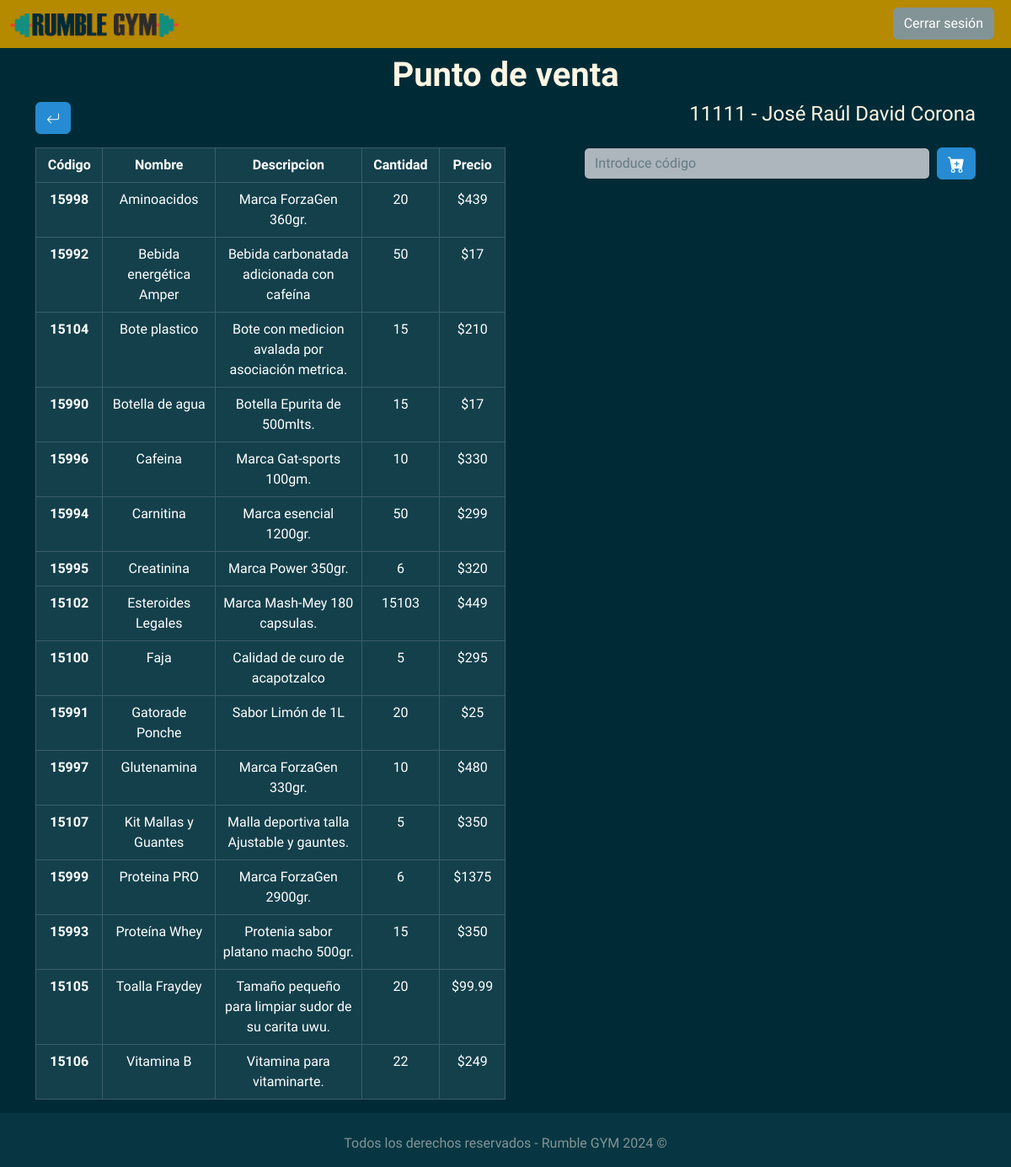
Screenshot of /index.php?c=venta (signed in) with the database file from the repository.
### tables this page shows
CREATE TABLE `productos` (
  `id_producto` int(11) NOT NULL,
  `nombre` varchar(45) NOT NULL,
  `descripcion` varchar(200) NOT NULL,
  `cantidad` int(11) NOT NULL,
  `precio` float NOT NULL
);

### controllers/Venta.php (called while the page is built, shortened)
<?php
class VentaController{
  private $productoModel;
  public function __construct(){
    require_once('models/M_producto.php');
    $this->productoModel = new ProductoModel();
  }
  public function index(){
    $empleado = $_SESSION['usuario'];
    if($_SESSION['productos'] == null){
      $_SESSION['productos'] = $this->productoModel->getAll();
    }
    require_once('views/venta/V_puntoDeVenta.php');
  }
}
?>

### models/M_producto.php (called while the page is built, shortened)
<?php
class ProductoModel{
  private $db;
  private $lista;
  public function __construct(){
    $this->db = Conectar::conexion();
    $this->lista = array();
  }
  public function getAll(){
    $query = $this->db->query("SELECT * FROM productos ORDER BY nombre ASC");
    while($row = $query->fetch_assoc()) {
      $this->lista[] = $row;
    }
    return $this->lista;
  }
}
?>

### config/db/db.php (called while the page is built)
<?php
class Conectar{
  public static function conexion(){
    $host = "localhost";
    $user = "root";
    $pass = "";
    $db = "rumble_gym";
    $conexion = new mysqli($host, $user, $pass, $db);
    $conexion->query("SET NAMES 'utf8'");
    return $conexion;
  }
}
?>

### views/venta/V_puntoDeVenta.php (the view, shortened to what this page needs)
<?php
require_once 'includes/header.php';
require_once 'includes/navLogueado.php';
?>
<main>
  <div class="container">
    <h1 class="text-light text-center mt-2"><strong>Punto de venta</strong></h1>
    <div class="d-flex justify-content-between mb-3">
      <a href="index.php" class="btn btn-info">
      </a>
      <h4 class="text-light"><?php echo $empleado['id_empleado'] . ' - ' . $empleado['nombre'] . ' ' . $empleado['apellido_p'] . ' ' . $empleado['apellido_m']; ?></h4>
    </div>
    <div class="d-flex justify-content-between">
      <div class="col-6 me-2">
        <table class="table table-dark table-striped table-bordered table-hover text-center">
          <thead>
            <tr>
              <th scope="col" class="col-1">Código</th>
              <th scope="col" class="col-2">Nombre</th>
              <th scope="col" class="col-3">Descripcion</th>
              <th scope="col" class="col-1">Cantidad</th>
              <th scope="col" class="col-1">Precio</th>
            </tr>
          </thead>
          <tbody>
            <?php foreach ($_SESSION['productos'] as $producto) : ?>
              <tr class="table-default">
                <th scope="row"><?php echo $producto['id_producto']; ?></th>
                <td><?php echo $producto['nombre']; ?></td>
                <td><?php echo $producto['descripcion']; ?></td>
                <td><?php echo $producto['cantidad']; ?></td>
                <td><?php echo '$' . $producto['precio']; ?></td>
              </tr>
            <?php endforeach; ?>
          </tbody>
        </table>
      </div>
      <div class="col-5">
        <form action="#" method="POST" class="d-flex">
          <input class="form-control me-sm-2" type="text" placeholder="Introduce código" id="codigo" name="codigo" autocomplete="off">
          <button class="btn btn-info my-2 my-sm-0" type="submit"></button>
        </form>
      </div>
    </div>
  </div>
</main>
<?php require_once 'includes/footer.php' ?>

### src/css/styles.css (style rules this page uses)
html { box-sizing: border-box; }
*, *:before, *:after { box-sizing: inherit; }
body { position: relative; padding-bottom: 4em; min-height: 100vh; }
a { text-decoration: none; }

### rows the page displays
productos: id_producto "15998", nombre "Aminoacidos", descripcion "Marca ForzaGen 360gr.", cantidad "20", precio "439"
productos: id_producto "15992", nombre "Bebida energética Amper", descripcion "Bebida carbonatada adicionada con cafeína", cantidad "50", precio "17"
productos: id_producto "15104", nombre "Bote plastico", descripcion "Bote con medicion avalada por asociación metrica.", cantidad "15", precio "210"
productos: id_producto "15990", nombre "Botella de agua", descripcion "Botella Epurita de 500mlts.", cantidad "15", precio "17"
productos: id_producto "15996", nombre "Cafeina", descripcion "Marca Gat-sports 100gm.", cantidad "10", precio "330"
productos: id_producto "15994", nombre "Carnitina", descripcion "Marca esencial 1200gr.", cantidad "50", precio "299"
productos: id_producto "15995", nombre "Creatinina", descripcion "Marca Power 350gr.", cantidad "6", precio "320"
productos: id_producto "15102", nombre "Esteroides Legales", descripcion "Marca Mash-Mey 180 capsulas.", cantidad "15103", precio "449"
productos: id_producto "15100", nombre "Faja", descripcion "Calidad de curo de acapotzalco", cantidad "5", precio "295"
productos: id_producto "15991", nombre "Gatorade Ponche", descripcion "Sabor Limón de 1L", cantidad "20", precio "25"
productos: id_producto "15997", nombre "Glutenamina", descripcion "Marca ForzaGen 330gr.", cantidad "10", precio "480"
productos: id_producto "15107", nombre "Kit Mallas y Guantes", descripcion "Malla deportiva talla Ajustable y gauntes.", cantidad "5", precio "350"
productos: id_producto "15999", nombre "Proteina PRO", descripcion "Marca ForzaGen 2900gr.", cantidad "6", precio "1375"
productos: id_producto "15993", nombre "Proteína Whey", descripcion "Protenia sabor platano macho 500gr.", cantidad "15", precio "350"
productos: id_producto "15105", nombre "Toalla Fraydey", descripcion "Tamaño pequeño para limpiar sudor de su carita uwu.", cantidad "20", precio "99.99"
productos: id_producto "15106", nombre "Vitamina B", descripcion "Vitamina para vitaminarte.", cantidad "22", precio "249"

### other values shown
$empleado['id_empleado'] "11111"
$empleado['nombre'] "José Raúl"
$empleado['apellido_p'] "David"
$empleado['apellido_m'] "Corona"
